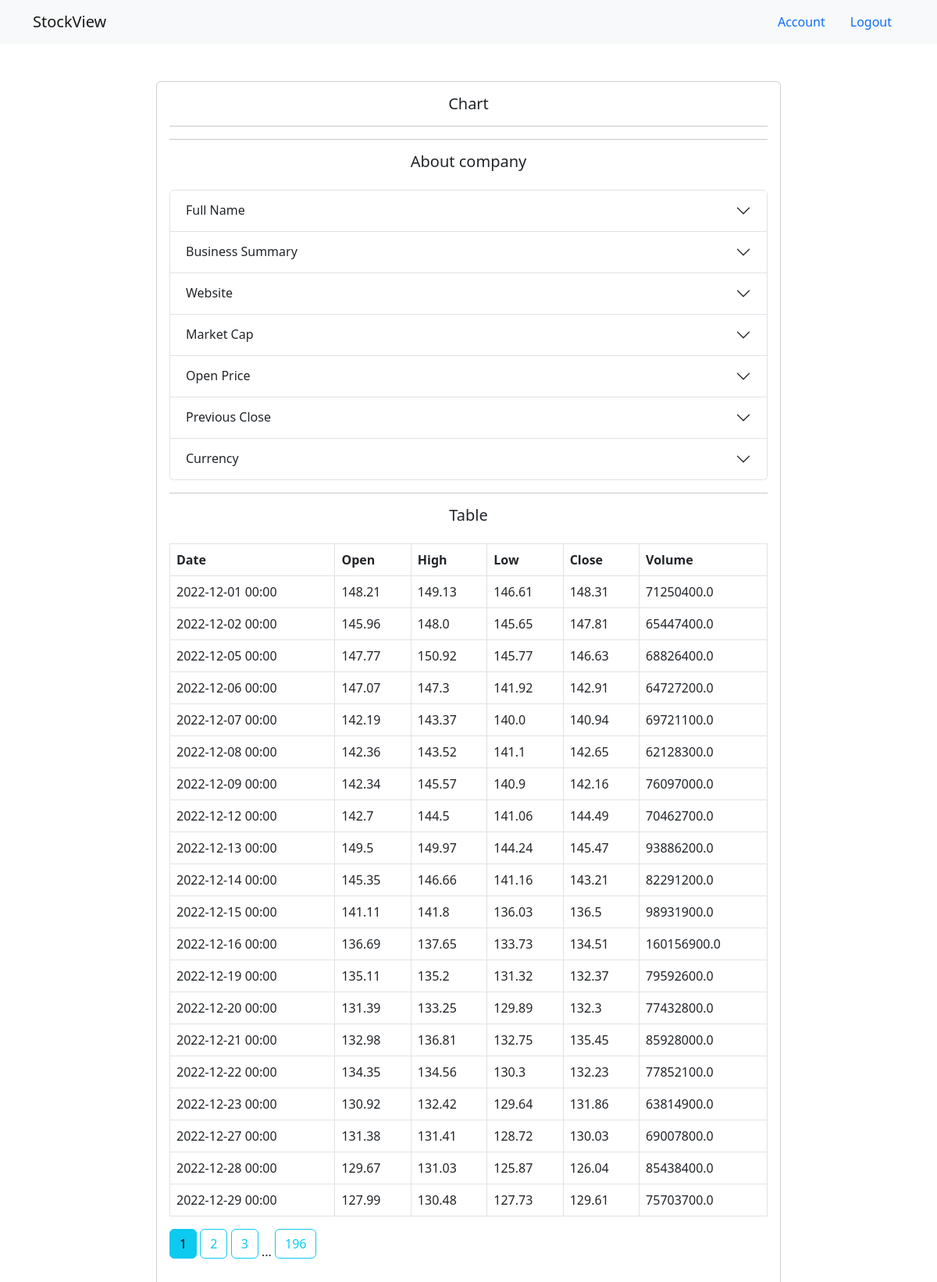
Page /tables/AAPL?page=1 (signed in) on the committed database.
### application/models.py (models this page shows, shortened)
class StockItem(db.Model):
    id = db.Column(db.Integer, primary_key=True)
    stock_date = db.Column(db.String, unique=False, nullable=False)
    stock_open = db.Column(db.Float, unique=False, nullable=False)
    stock_high = db.Column(db.Float, unique=False, nullable=False)
    stock_low = db.Column(db.Float, unique=False, nullable=False)
    stock_close = db.Column(db.Float, unique=False, nullable=False)
    stock_volume = db.Column(db.Float, unique=False, nullable=False)
    stock_id = db.Column(db.Integer, db.ForeignKey('stock.id'), nullable=False)

### application/routes.py (the view)
@views.route("/tables/<symbol>")
@login_required
def tables(symbol):
    date_enter = datetime.now()
    format_date = datetime.strftime(date_enter, "%Y-%m-%d %H:%M:%S")
    datetime_dict[symbol] = format_date
    page = request.args.get('page', 1, type=int)
    stock = db.session.query(Stock).filter(Stock.stock_name == symbol).first()
    items = db.session.query(StockItem).filter(StockItem.stock_id == stock.id).paginate(page=page, per_page=20)
    dates, lowes, highs, opens, closes = stock.get_data()
    sma = simple_moving_average(closes, 5)
    context = {
        "stock": stock,
        "stock_items": items,
        "dates": json.dumps(dates),
        "lowes": json.dumps(lowes),
        "highs": json.dumps(highs),
        "opens": json.dumps(opens),
        "closes": json.dumps(closes),
        "page": page,
        "sma": sma
    }
    return render_template("tables.html", context=context, items=items)

### application/__init__.py (called while the page is built)
def init_app():
    app.config.from_object(Config)
    db.init_app(app)
    with app.app_context():
        from .auth import auth_bp
        from .routes import views
        from .handlers import errors
        from .models import User
        app.register_blueprint(auth_bp)
        app.register_blueprint(views)
        app.register_blueprint(errors)
        db.create_all()
        login_manager.init_app(app)
        mail.init_app(app)
        @login_manager.user_loader
        def load_user(id):
            return User.query.get(int(id))
        return app

### application/models.py (called while the page is built)
    def get_data(self):
        dates = [item.stock_date for item in self.stockitems]
        lows = [item.stock_open for item in self.stockitems]
        highs = [item.stock_high for item in self.stockitems]
        opens = [item.stock_open for item in self.stockitems]
        closes = [item.stock_close for item in self.stockitems]
        return dates, lows, highs, opens, closes

### application/routes.py (called while the page is built)
def simple_moving_average(values, window):
    weights = np.repeat(1.0, window)/window
    smas = np.convolve(values, weights, 'valid')
    return list(smas)

### application/templates/tables.html (shortened to what this page needs)
{% extends "layout.html" %}
{% block content %}
<div class="col-8 offset-2 my-5">
    <div class="card">
        <div class="card-body">
            <h5 class="lead text-center">Chart</h5>
            <hr>
            <div>
              <hr>
              <h5 class="lead text-center mb-4">About company</h5>
              <div class="accordion mb-3" id="accordionExample">
                <div class="accordion-item">
                  <h2 class="accordion-header" id="headingOne">
                    <button class="accordion-button collapsed" type="button" data-bs-toggle="collapse" data-bs-target="#collapseOne" aria-expanded="false" aria-controls="collapseOne">
                      Full Name
                    </button>
                  </h2>
                </div>
                <div class="accordion-item">
                  <h2 class="accordion-header" id="headingTwo">
                    <button class="accordion-button collapsed" type="button" data-bs-toggle="collapse" data-bs-target="#collapseTwo" aria-expanded="false" aria-controls="collapseTwo">
                      Business Summary
                    </button>
                  </h2>
                </div>
                <div class="accordion-item">
                  <h2 class="accordion-header" id="headingThree">
                    <button class="accordion-button collapsed" type="button" data-bs-toggle="collapse" data-bs-target="#collapseThree" aria-expanded="false" aria-controls="collapseThree">
                      Website
                    </button>
                  </h2>
                </div>
                <div class="accordion-item">
                  <h2 class="accordion-header" id="headingFive">
                    <button class="accordion-button collapsed" type="button" data-bs-toggle="collapse" data-bs-target="#collapseFive" aria-expanded="false" aria-controls="collapseFive">
                      Market Cap
                    </button>
                  </h2>
                </div>
                <div class="accordion-item">
                  <h2 class="accordion-header" id="headingSeven">
                    <button class="accordion-button collapsed" type="button" data-bs-toggle="collapse" data-bs-target="#collapseSeven" aria-expanded="false" aria-controls="collapseSeven">
                      Open Price
                    </button>
                  </h2>
                </div>
                <div class="accordion-item">
                  <h2 class="accordion-header" id="headingEight">
                    <button class="accordion-button collapsed" type="button" data-bs-toggle="collapse" data-bs-target="#collapseEight" aria-expanded="false" aria-controls="collapseEight">
                      Previous Close
                    </button>
                  </h2>
                </div>
                <div class="accordion-item">
                  <h2 class="accordion-header" id="headingNine">
                    <button class="accordion-button collapsed" type="button" data-bs-toggle="collapse" data-bs-target="#collapseNine" aria-expanded="false" aria-controls="collapseNine">
                      Currency
                    </button>
                  </h2>
                </div>
              </div>
            </div>
            <div>
              <hr>
              <h5 class="lead text-center mb-4">Table</h5>
              <table id="example" class="table table-bordered table-hover">
              <thead>
                <tr>
                  <th scope="col">Date</th>
                  <th scope="col">Open</th>
                  <th scope="col">High</th>
                  <th scope="col">Low</th>
                  <th scope="col">Close</th>
                  <th scope="col">Volume</th>
                </tr>
              </thead>
              <tbody>
              {% for post in context.stock_items.items %}
                <tr>
                  <td>{{ post.stock_date }}</td>
                  <td>{{ post.stock_open }}</td>
                  <td>{{ post.stock_high }}</td>
                  <td>{{ post.stock_low }}</td>
                  <td>{{ post.stock_close }}</td>
                  <td>{{ post.stock_volume }}</td>
                </tr>
              {% endfor %}
              </tbody>
            </table>
              {% for page_num in context.stock_items.iter_pages(left_edge=1, right_edge=1, left_current=1, right_current=2) %}
                {% if page_num %}
                  {% if context.stock_items.page == page_num %}
                    <a class="btn btn-info mb-4" href="{{ url_for('views.tables', symbol=context.stock.stock_name, page=page_num) }}">{{ page_num }}</a>
                  {% else %}
                    <a class="btn btn-outline-info mb-4" href="{{ url_for('views.tables', symbol=context.stock.stock_name, page=page_num) }}">{{ page_num }}</a>
                  {% endif %}
                {% else %}
                  ...
                {% endif %}
              {% endfor %}
            </div>
        </div>
    </div>
</div>
{% endblock %}

### application/templates/layout.html (shortened to what this page needs)
<!doctype html>
<html>
  <head>
    <link href="https://cdn.jsdelivr.net/npm/bootstrap@5.2.3/dist/css/bootstrap.min.css" rel="stylesheet">
  </head>
  <body>
     {% include 'navigation.html' %}
    {% block content %}
    {% endblock %}
  </body>
</html>

### application/templates/navigation.html (shortened to what this page needs)
<header>
<nav class="navbar navbar-expand-lg bg-light position-sticky top-0">
  <div class="container">
    <a class="navbar-brand" href="{{ url_for('views.home') }}">StockView</a>
      <ul class="nav justify-content-end">
        {% if current_user.is_authenticated %}
        <li class="nav-item">
          <a class="nav-link" href="{{ url_for('views.account') }}">Account</a>
        </li>
        <li class="nav-item">
          <a class="nav-link" href="{{ url_for('auth_bp.logout') }}">Logout</a>
        </li>
        {% endif %}
      </ul>
  </div>
</nav>
</header>

### rows in the picture
StockItem: stock_date "2022-12-01 00:00", stock_open "148.21", stock_high "149.13", stock_low "146.61", stock_close "148.31", stock_volume "71250400.0"
StockItem: stock_date "2022-12-02 00:00", stock_open "145.96", stock_high "148.0", stock_low "145.65", stock_close "147.81", stock_volume "65447400.0"
StockItem: stock_date "2022-12-05 00:00", stock_open "147.77", stock_high "150.92", stock_low "145.77", stock_close "146.63", stock_volume "68826400.0"
StockItem: stock_date "2022-12-06 00:00", stock_open "147.07", stock_high "147.3", stock_low "141.92", stock_close "142.91", stock_volume "64727200.0"
StockItem: stock_date "2022-12-07 00:00", stock_open "142.19", stock_high "143.37", stock_low "140.0", stock_close "140.94", stock_volume "69721100.0"
StockItem: stock_date "2022-12-08 00:00", stock_open "142.36", stock_high "143.52", stock_low "141.1", stock_close "142.65", stock_volume "62128300.0"
StockItem: stock_date "2022-12-09 00:00", stock_open "142.34", stock_high "145.57", stock_low "140.9", stock_close "142.16", stock_volume "76097000.0"
StockItem: stock_date "2022-12-12 00:00", stock_open "142.7", stock_high "144.5", stock_low "141.06", stock_close "144.49", stock_volume "70462700.0"
StockItem: stock_date "2022-12-13 00:00", stock_open "149.5", stock_high "149.97", stock_low "144.24", stock_close "145.47", stock_volume "93886200.0"
StockItem: stock_date "2022-12-14 00:00", stock_open "145.35", stock_high "146.66", stock_low "141.16", stock_close "143.21", stock_volume "82291200.0"
StockItem: stock_date "2022-12-15 00:00", stock_open "141.11", stock_high "141.8", stock_low "136.03", stock_close "136.5", stock_volume "98931900.0"
StockItem: stock_date "2022-12-16 00:00", stock_open "136.69", stock_high "137.65", stock_low "133.73", stock_close "134.51", stock_volume "160156900.0"
StockItem: stock_date "2022-12-19 00:00", stock_open "135.11", stock_high "135.2", stock_low "131.32", stock_close "132.37", stock_volume "79592600.0"
StockItem: stock_date "2022-12-20 00:00", stock_open "131.39", stock_high "133.25", stock_low "129.89", stock_close "132.3", stock_volume "77432800.0"
StockItem: stock_date "2022-12-21 00:00", stock_open "132.98", stock_high "136.81", stock_low "132.75", stock_close "135.45", stock_volume "85928000.0"
StockItem: stock_date "2022-12-22 00:00", stock_open "134.35", stock_high "134.56", stock_low "130.3", stock_close "132.23", stock_volume "77852100.0"
StockItem: stock_date "2022-12-23 00:00", stock_open "130.92", stock_high "132.42", stock_low "129.64", stock_close "131.86", stock_volume "63814900.0"
StockItem: stock_date "2022-12-27 00:00", stock_open "131.38", stock_high "131.41", stock_low "128.72", stock_close "130.03", stock_volume "69007800.0"
StockItem: stock_date "2022-12-28 00:00", stock_open "129.67", stock_high "131.03", stock_low "125.87", stock_close "126.04", stock_volume "85438400.0"
StockItem: stock_date "2022-12-29 00:00", stock_open "127.99", stock_high "130.48", stock_low "127.73", stock_close "129.61", stock_volume "75703700.0"

### other values in the picture
{{ page_num }} "1"
{{ page_num }} "2" "3" "196"
